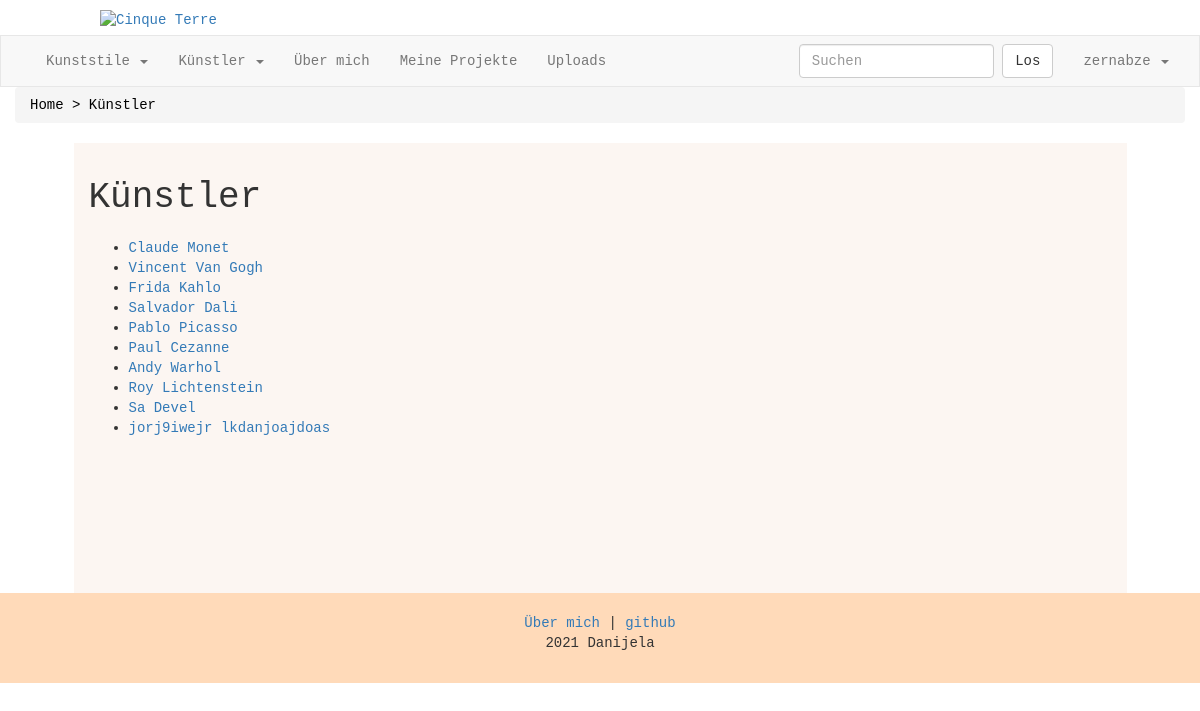
/Künstler.php (signed in), run on the app's committed database.
### tables this page shows
CREATE TABLE `kuenstler` (
  `Artist_ID` int(15) NOT NULL,
  `Vorname` varchar(50) NOT NULL,
  `Nachname` varchar(50) NOT NULL,
  `beschreibung` text NOT NULL,
  `Image` varchar(100) DEFAULT NULL
);

### Künstler.php (the view, shortened to what this page needs)
<?php require_once "header.php" ?>
<?php
mysqli_data_seek($result,0);
?>
<!DOCTYPE html>
<html lang="de">
  <head>
    <link rel=stylesheet href="style.css">
    </head>
<body>
<div class="container-fluid">
<nav aria-label="breadcrumb">
  <ol class="breadcrumb">
      <li class="breadcrumb-item active" aria-current="page"><a href="index.php"> Home > </a> <a href="Künstler.php"> Künstler</a> </li>
  </ol>
</nav>
</div>
<div class="container-fluid">
<div class="content">
<h1>Künstler</h1>
<ul>
   <?php  while ($row = $result -> fetch_assoc()) { ?>
               <li><a href="kuenstler.php?id=<?php echo $row['Artist_ID'];?>"><?php echo $row["Vorname"]." ".$row["Nachname"]; ?></a></li>
         <?php }  ?>
         </ul>
</div>
</div>
<?php require_once "footer.php" ?>
  </body>
</html>

### style.css (style rules this page uses)
h1 { margin-bottom: 20px; }
.breadcrumb a { color: black; }
.content { background-color: rgba(250,240,233,0.6); padding:15px; min-height: 450px; width: 90%; margin: auto; }
* { font-family: 'Courier'; }
body { height: 100%; margin: 0; background-image: url("htdocs/white_wall.png"); }

### data on the page
kuenstler: Vorname "Claude", Nachname "Monet"
kuenstler: Vorname "Vincent", Nachname "Van Gogh"
kuenstler: Vorname "Frida", Nachname "Kahlo"
kuenstler: Vorname "Salvador", Nachname "Dali"
kuenstler: Vorname "Pablo", Nachname "Picasso"
kuenstler: Vorname "Paul", Nachname "Cezanne"
kuenstler: Vorname "Andy", Nachname "Warhol"
kuenstler: Vorname "Roy", Nachname "Lichtenstein"
kuenstler: Vorname "Sa", Nachname "Devel"
kuenstler: Vorname "jorj9iwejr", Nachname "lkdanjoajdoas"

### other printed values
$_SESSION["id"] "zernabze"
